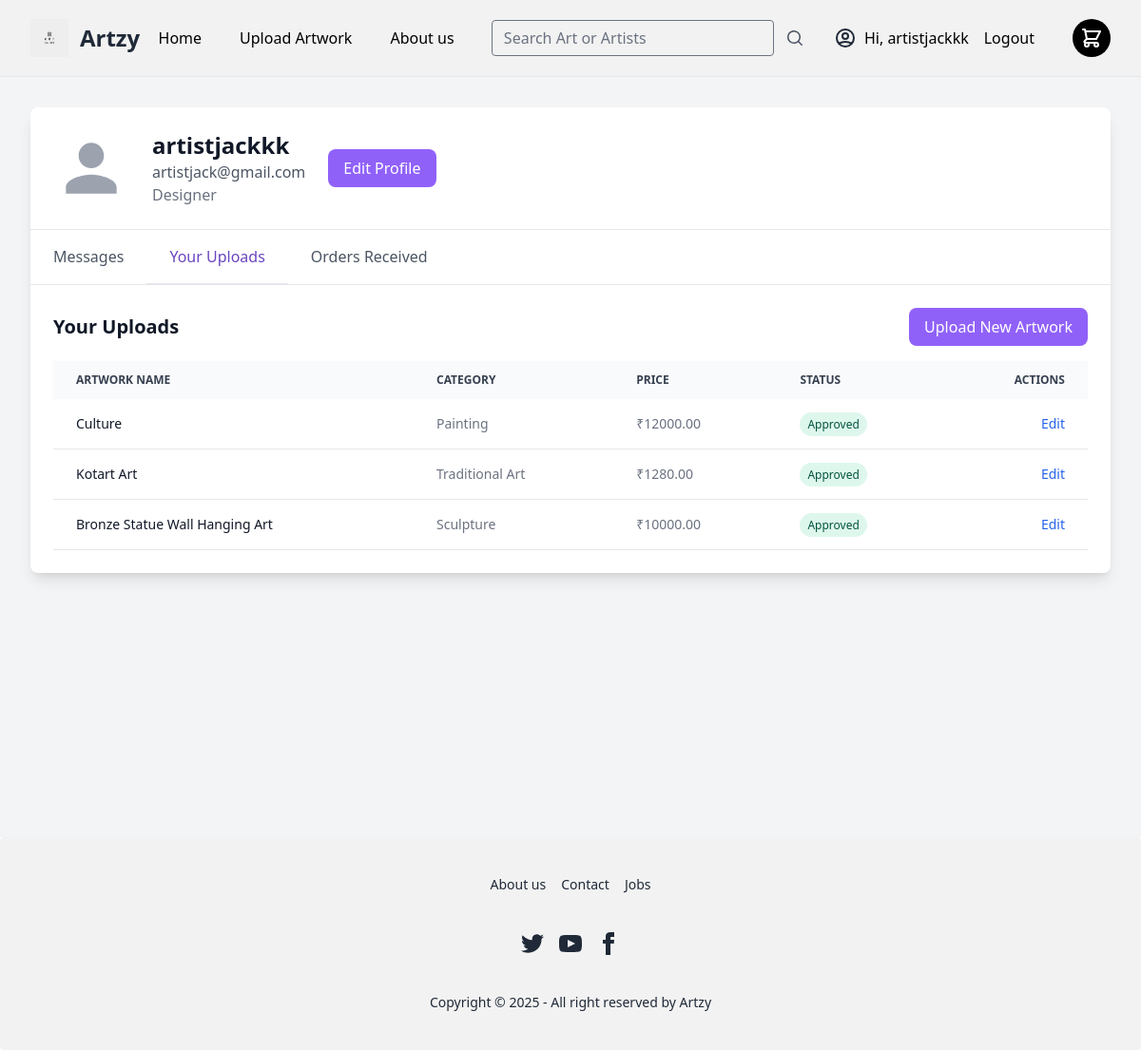
Page /accounts/profile/ (signed in) on the committed database.
### artworks/models.py (models this page shows, shortened)
class Artwork(models.Model):
    CATEGORY_CHOICES = [
        ('painting', 'Painting'),
        ('digital_art', 'Digital Art'),
        ('drawing', 'Drawing'),
        ('sculpture', 'Sculpture'),
        ('traditional_art', 'Traditional Art'),
        ('crafts', 'Crafts'),
        ('photography', 'Photography'),
        ('mixed_media', 'Mixed Media'),
        ('ceramics', 'Ceramics'),
        ('textile_art', 'Textile Art'),
        ('woodwork', 'Woodwork'),
        ('jewelry', 'Jewelry'),
        ('glass_art', 'Glass Art'),
        ('printmaking', 'Printmaking'),
        ('collage', 'Collage'),
        ('origami', 'Origami'),
        ('embroidery', 'Embroidery'),
        ('miniature_art', 'Miniature Art'),
        ('street_art', 'Street Art'),
        ('eco_art', 'Eco Art'),
        ('metal_art', 'Metal Art'),
    ]
    STATUS_COICES = [
        ('pending', 'Pending'),
        ('approved', 'Approved'),
        ('rejected', 'Rejected'),
    ]
    title = models.CharField(max_length=200)
    description = models.TextField()
    price = models.DecimalField(max_digits=10, decimal_places=2)
    size = models.CharField(max_length=50)
    image = models.ImageField(upload_to='artworks/')
    category = models.CharField(max_length=50, choices=CATEGORY_CHOICES)
    designer = models.ForeignKey(User, on_delete=models.CASCADE)
    sold = models.BooleanField(default=False)
    created_at = models.DateTimeField(auto_now_add=True)
    status = models.CharField(max_length=20, choices= STATUS_COICES, default='pending')
    reviewed_at = models.DateTimeField(null=True, blank=True)
    rejection_reason = models.TextField(null=True, blank=True)
    @property
    def is_approved(self):
        return self.status == 'approved'

### accounts/views.py (the view, shortened to what this page needs)
# urls.py: path('profile/', views.user_profile, name='user_profile'),
@login_required
def user_profile(request):
    role = request.user.profile.role
    current_time = timezone.now()
    context = {
        'user': request.user,
        'current_time': current_time.strftime('%Y-%m-%d %H:%M:%S'),
        'current_user': request.user.username,
    }
    if role == 'designer':
        artworks = Artwork.objects.filter(designer=request.user).order_by('-created_at')
        received_orders = Order.objects.filter(artwork__designer=request.user).order_by('-created_at')
        conversations = ArtworkMessage.objects.filter(
            artwork__designer=request.user
        ).values(
            'artwork', 'sender'
        ).annotate(
            latest_message=Max('created_at')
        ).order_by('-latest_message')
        context.update({
            'artworks': artworks,
            'received_orders': received_orders,
            'conversations': conversations,
            'is_designer': True
        })
        template = 'accounts/designer/profile.html'
    else:
        messages.error(request, "Access Denied: Invalid role")
        return redirect('home')
    return render(request, template, context)

### accounts/templates/accounts/designer/profile.html (shortened to what this page needs)
{% extends "base.html" %}
{% block content %}
<div class="bg-gray-100 min-h-screen p-8">
    <div class="max-w-6xl mx-auto bg-white shadow-lg rounded-lg overflow-hidden">
        <div class="p-6 border-b border-gray-200">
            <div class="flex items-center space-x-6">
                <div class="flex-shrink-0">
                    <svg class="h-20 w-20 text-gray-400" fill="currentColor" viewBox="0 0 24 24">
                        <path d="M12 12c2.21 0 4-1.79 4-4s-1.79-4-4-4-4 1.79-4 4 1.79 4 4 4zm0 2c-2.67 0-8 1.34-8 4v2h16v-2c0-2.66-5.33-4-8-4z"/>
                    </svg>
                </div>
                <div class="flex-grow">
                    <h2 class="text-2xl font-bold text-gray-900">{{ user.username }}</h2>
                    <p class="text-gray-600">{{ user.email }}</p>
                    <p class="text-gray-500">Designer</p>
                </div>
                <div class="flex space-x-3">
                    <a href="{% url 'accounts:update_profile' %}" class="bg-purple-500 text-white px-4 py-2 rounded-lg hover:bg-purple-600 transition">
                        Edit Profile
                    </a>
                </div>
            </div>
        </div>
        <div class="border-b border-gray-200">
            <nav class="flex -mb-px">
                <button onclick="showTab('messages')" class="tab-button text-gray-600 py-4 px-6 block hover:text-gray-700 font-medium border-b-2 border-transparent">
                    Messages
                </button>
                <button onclick="showTab('uploads')" class="tab-button active text-gray-600 py-4 px-6 block hover:text-gray-700 font-medium border-b-2 border-purple-500">
                    Your Uploads
                </button>
                <button onclick="showTab('orders')" class="tab-button text-gray-600 py-4 px-6 block hover:text-gray-700 font-medium border-b-2 border-transparent">
                    Orders Received
                </button>
            </nav>
        </div>
        <div id="uploads-tab" class="tab-content p-6">
            <div class="flex justify-between items-center mb-4">
                <h2 class="text-xl font-bold text-gray-900">Your Uploads</h2>
                <a href="{% url 'upload_artwork' %}" class="bg-purple-500 text-white px-4 py-2 rounded-lg hover:bg-purple-600 transition">
                    Upload New Artwork
                </a>
            </div>
            <div class="overflow-x-auto">
                <table class="w-full text-sm text-left text-gray-500">
                    <thead class="text-xs text-gray-700 uppercase bg-gray-50">
                        <tr>
                            <th scope="col" class="px-6 py-3">Artwork Name</th>
                            <th scope="col" class="px-6 py-3">Category</th>
                            <th scope="col" class="px-6 py-3">Price</th>
                            <th scope="col" class="px-6 py-3">Status</th>
                            <th scope="col" class="px-6 py-3 text-right">Actions</th>
                        </tr>
                    </thead>
                    <tbody>
                        {% for artwork in artworks %}
                        <tr class="bg-white border-b hover:bg-gray-50 transition">
                            <th scope="row" class="px-6 py-4 font-medium text-gray-900 whitespace-nowrap">
                                {{artwork.title}}
                            </th>
                            <td class="px-6 py-4">{{artwork.get_category_display}}</td>
                            <td class="px-6 py-4">₹{{artwork.price}}</td>
                            <td class="px-6 py-4">
                                <span class="px-2 py-1 rounded-full text-xs font-medium
                                    {% if artwork.status == 'approved' %} bg-green-100 text-green-800
                                    {% elif artwork.status == 'pending' %} bg-yellow-100 text-yellow-800
                                    {% else %} bg-red-100 text-red-800
                                    {% endif %}">
                                    {{artwork.get_status_display}}
                                </span>
                            </td>
                            <td class="px-6 py-4 text-right">
                                <a href="{% url 'accounts:update_artwork' artwork.id %}" class="font-medium text-blue-600 hover:text-blue-900 hover:underline">Edit</a>
                            </td>
                        </tr>
                        {% empty %}
                        <tr class="bg-white">
                            <td colspan="5" class="px-6 py-8 text-center text-gray-500">
                                No artwork uploads found. Start selling your creative work today!
                            </td>
                        </tr>
                        {% endfor %}
                    </tbody>
                </table>
            </div>
        </div>
  </div>
</div>
{% endblock %}

### templates/navbar.html (shortened to what this page needs)
{% load static  %}
<header class="sticky top-0 z-50">
    <div class="bg-base-200 border-b border-gray-200">
        <div class="px-4 mx-auto sm:px-6 lg:px-8 ">
            <nav class="relative flex items-center justify-between h-16 lg:h-20">
            <a href="#" class="flex items-center space-x-3 rtl:space-x-reverse">
                <img src="{% static 'images/artgallery.png' %}" alt="Art Gallery Logo" class="h-10"  />
                <span class="self-center text-2xl font-semibold whitespace-nowrap dark:text-white">Artzy</span>
            </a>
              <div class="hidden lg:flex lg:items-center lg:space-x-10" id="navbar">
                  {% if user.is_authenticated and user.profile.role == 'designer' %}
                    <a href="{% url 'accounts:designer_dashboard' %}" title="" class="text-base font-medium text-black"> Home </a>
                    <a href="{% url 'upload_artwork' %}" title="" class="text-base font-medium text-black"> Upload Artwork </a>
                        {% else %}
                  <a href="{% url 'home' %}" title="" class="text-base font-medium text-black"> Home </a>
                  {% endif %}
                  <a href="#About" title="" class="text-base font-medium text-black"> About us </a>
              </div>
            <div class="ms-5 flex w-[30%] items-center justify-between">
    <form action="{% url 'artwork_list' %}" method="GET" class="flex items-center w-full">
        <input
            type="search"
            name="search"
            class="relative m-0 block w-[1px] min-w-0 flex-auto rounded border border-solid border-secondary-500
            bg-transparent bg-clip-padding px-3 py-1.5 text-base font-normal text-surface transition duration-300 ease-in-out
            focus:border-primary focus:text-gray-700 focus:shadow-inset focus:outline-none motion-reduce:transition-none
            dark:border-white/10 dark:bg-body-dark dark:text-white dark:placeholder:text-neutral-300 dark:autofill:shadow-autofill"
            placeholder="Search Art or Artists"
            aria-label="Search"
            aria-describedby="button-addon2" />
        <button
            type="submit"
            class="flex items-center whitespace-nowrap rounded px-3 py-1.5 text-center text-base font-normal text-gray-600 dark:text-white [&>svg]:w-5"
            id="basic-addon2">
            <svg
            xmlns="http://www.w3.org/2000/svg"
            viewBox="0 0 20 20"
            fill="currentColor">
            <path
                fill-rule="evenodd"
                d="M9 3.5a5.5 5.5 0 100 11 5.5 5.5 0 000-11zM2 9a7 7 0 1112.452 4.391l3.328 3.329a.75.75 0 11-1.06 1.06l-3.329-3.328A7 7 0 012 9z"
                clip-rule="evenodd" />
            </svg>
        </button>
    </form>
</div>
                <div class="hidden lg:flex lg:items-center lg:space-x-10">
                {% if user.is_authenticated %}
                    {% if user.profile.role == 'designer' %}
                        <div class="flex items-center gap-4">
                            <a href="{% url 'accounts:user_profile' %}" class="flex items-center gap-2 hover:text-blue-600">
                                <span class="font-medium text-base font-medium text-black">Hi, {{ user.username }}</span>
                            </a>
                            <a href="{% url 'accounts:logout' %}" title="" class="text-base font-medium text-black"> Logout </a>
                        </div>
                        {% endif %}
                        <a href="{% url 'cart:cart' %}" title="" class="flex items-center justify-center w-10 h-10 text-white bg-black rounded-full">
                        </a>
                  {% else %}
                        <a href="{% url 'accounts:login' %}" title="" class="text-base font-medium text-black hover:text-blue-600"> Login </a>
                        <a href="{% url 'accounts:signup' %}" title="" class="text-base font-medium text-black hover:text-blue-600"> Register </a>
                {% endif %}
                </div>
            </nav>
        </div>
    </div>
</header>

### accounts/templates/accounts/designer/profile.html (style rules this page uses)
.tab-button.active { color: #6B46C1; }
.tab-button { transition: all 0.3s ease; }
.tab-content { transition: all 0.3s ease; }

### rows in the picture
Artwork: title "Culture", category "Painting", price "12000.00", status "Approved"
Artwork: title "Kotart Art", category "Traditional Art", price "1280.00", status "Approved"
Artwork: title "Bronze Statue Wall Hanging Art", category "Sculpture", price "10000.00", status "Approved"

### other values in the picture
{{ user.username }} "artistjackkk"
{{ user.email }} "artistjack@gmail.com"
